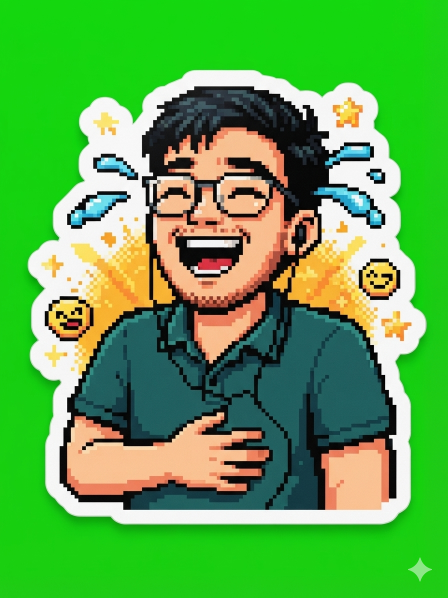
#> input picture examples/sample_raw.png, 896 x 1195 px (shown at 1/2 size)
$ python export_whatsapp.py ../examples
#> lines starting #> are read from the running program, lines starting #| are printed output that depends on the picture
### sticker_booth/env.py
"""Tiny .env loader (no extra dependency) plus a UTF-8 console fix for Windows."""
import os
import sys
from pathlib import Path

REPO_ROOT = Path(__file__).resolve().parent.parent


# [16 lines left out: function load_env, not called in this run]


def utf8_console():
    """Windows consoles default to cp1252 and crash on emoji; switch stdout/stderr to UTF-8."""
    for s in (sys.stdout, sys.stderr):
        try:
            s.reconfigure(encoding="utf-8", errors="replace")
        except (AttributeError, ValueError):
            pass

### sticker_booth/export_whatsapp.py
"""Recompress stickers to WhatsApp static WebP limits (not a pack installer).

  python -m sticker_booth.export_whatsapp examples/stickers --out out/whatsapp

WhatsApp static stickers: 512x512 WebP, <= 100 KB each (see docs/PLATFORM_EXPORTS.md).
This writes files + README_WHATSAPP.txt. It does NOT install a WhatsApp sticker pack;
use WhatsApp's sticker creator / a sticker app per Meta's docs.
"""
import argparse
import io
from pathlib import Path

from PIL import Image

from .env import utf8_console

SIZE = 512
MAX_BYTES = 100 * 1024
README = """WhatsApp static stickers (honest export)
=======================================

Files in this folder are 512x512 WebP aiming for <= 100 KB each.

WhatsApp does NOT install a pack by opening a random ZIP from this project.
Use WhatsApp's in-app sticker tools or a sticker app that follows:
  https://faq.whatsapp.com/1056840314992666/
  https://github.com/WhatsApp/stickers

This export is image conversion only.
"""


def to_whatsapp_webp(src: Path, dest: Path, max_bytes=MAX_BYTES):
#> called with max_bytes = 102400
    im = Image.open(src).convert("RGBA")
#> im is the input picture: PIL image 896x1195 RGBA; mean R, G, B, A 92.4, 168.8, 75.6, 255
    if im.size != (SIZE, SIZE):
        # centre on 512 canvas if needed
        canvas = Image.new("RGBA", (SIZE, SIZE), (0, 0, 0, 0))
#> canvas: PIL image 512x512 RGBA; every value is 0
        t = im.copy()
        t.thumbnail((SIZE, SIZE), Image.LANCZOS)
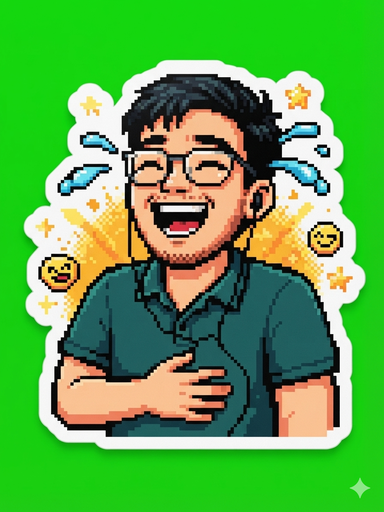
#> t: PIL image 384x512 RGBA; mean R, G, B, A 92.4, 168.8, 75.7, 255
        canvas.paste(t, ((SIZE - t.width) // 2, (SIZE - t.height) // 2))
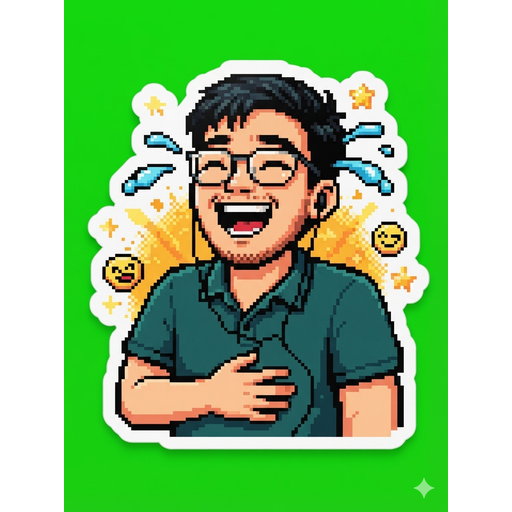
#> canvas: PIL image 512x512 RGBA; mean R, G, B, A 69.3, 126.6, 56.8, 191.2; transparent parts drawn white
        im = canvas
    best = None
    for q in range(90, 9, -5):
        buf = io.BytesIO()
        im.save(buf, "WEBP", quality=q, method=6)
        data = buf.getvalue()
        best = data
        if len(data) <= max_bytes:
            break
    if best is None or len(best) > max_bytes:
        raise ValueError(f"{src.name}: could not fit under {max_bytes} bytes (got {len(best) if best else 0})")
    dest.write_bytes(best)
    return len(best)


def export_dir(src: Path, out: Path):
    src, out = Path(src), Path(out)
    out.mkdir(parents=True, exist_ok=True)
    (out / "README_WHATSAPP.txt").write_text(README, encoding="utf-8")
    pngs = sorted(src.glob("*.png"))
    if not pngs:
        raise FileNotFoundError(f"no .png stickers in {src}")
    written = []
    for png in pngs:
        dest = out / f"{png.stem}.webp"
        n = to_whatsapp_webp(png, dest)
        written.append((dest.name, n))
#> pass 2 of the loop in export_dir, `for png in pngs:`:
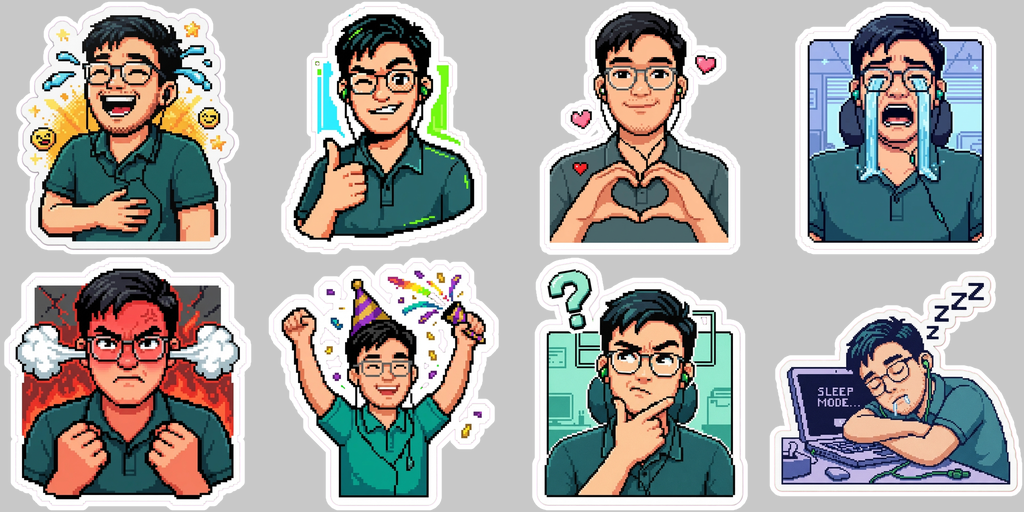
#> input picture examples/sheet_pixel.png, 1024 x 512 px
#> in to_whatsapp_webp, im is the input picture: PIL image 1024x512 RGBA; mean R, G, B, A 166, 165, 161.8, 255
#> in to_whatsapp_webp (call 2), `t.thumbnail((SIZE, SIZE), Image.LANCZOS)`:
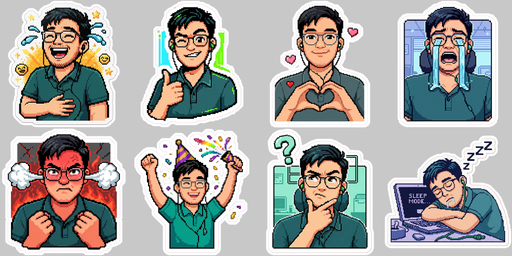
#> t: PIL image 512x256 RGBA; mean R, G, B, A 165.8, 164.8, 161.6, 255
#> in to_whatsapp_webp (call 2), `canvas.paste(t, ((SIZE - t.width) // 2, (SIZE - t.height) // 2))`:
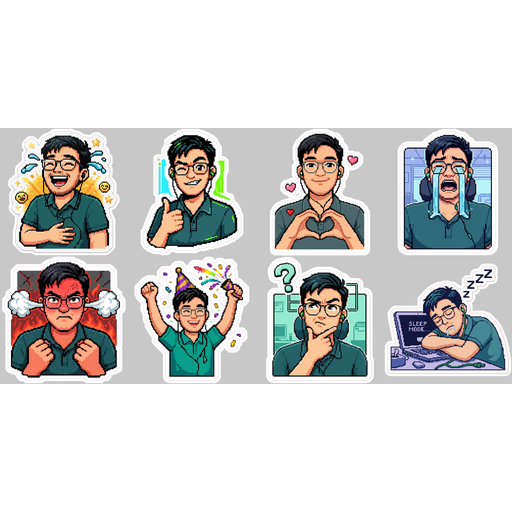
#> canvas: PIL image 512x512 RGBA; mean R, G, B, A 82.9, 82.4, 80.8, 127.5; transparent parts drawn white
    return written


def main(argv=None):
    utf8_console()
    ap = argparse.ArgumentParser(description=__doc__, formatter_class=argparse.RawDescriptionHelpFormatter)
    ap.add_argument("src", help="folder of 512 PNG stickers")
    ap.add_argument("--out", default="out/whatsapp", help="output folder")
    a = ap.parse_args(argv)
    try:
        rows = export_dir(Path(a.src), Path(a.out))
    except (FileNotFoundError, ValueError) as e:
        raise SystemExit(str(e))
    for name, n in rows:
        print(f"  {name} {n} bytes")
    print(f"{len(rows)} file(s) -> {a.out} (WhatsApp image conversion only; not pack install)")


if __name__ == "__main__":
    main()
